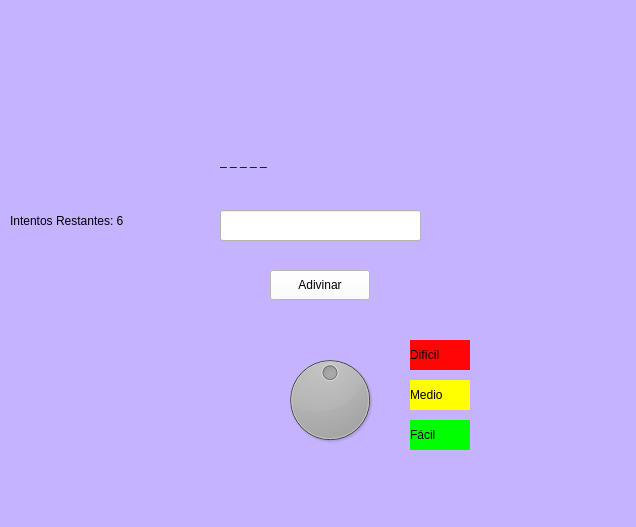
<?xml version="1.0" encoding="UTF-8"?>
<ui version="4.0">
 <class>Ahorcado</class>
 <widget class="QWidget" name="Ahorcado">
  <property name="geometry">
   <rect>
    <x>0</x>
    <y>0</y>
    <width>636</width>
    <height>527</height>
   </rect>
  </property>
  <property name="styleSheet">
   <string notr="true">background-color: rgb(198, 179, 255);</string>
  </property>
  <widget class="QLabel" name="labelPalabra">
   <property name="geometry">
    <rect>
     <x>220</x>
     <y>140</y>
     <width>391</width>
     <height>41</height>
    </rect>
   </property>
   <property name="styleSheet">
    <string notr="true">font: 20pt &quot;MS Shell Dlg 2&quot;;</string>
   </property>
   <property name="text">
    <string>_ _ _ _ _</string>
   </property>
  </widget>
  <widget class="QLineEdit" name="lineEditLetra">
   <property name="geometry">
    <rect>
     <x>220</x>
     <y>210</y>
     <width>201</width>
     <height>31</height>
    </rect>
   </property>
   <property name="styleSheet">
    <string notr="true">background-color: rgb(255, 255, 255);</string>
   </property>
  </widget>
  <widget class="QPushButton" name="pushButtonAdivinar">
   <property name="geometry">
    <rect>
     <x>270</x>
     <y>270</y>
     <width>100</width>
     <height>30</height>
    </rect>
   </property>
   <property name="styleSheet">
    <string notr="true">background-color: rgb(255, 255, 255);</string>
   </property>
   <property name="text">
    <string>Adivinar</string>
   </property>
  </widget>
  <widget class="QLabel" name="labelIntentosRestantes">
   <property name="geometry">
    <rect>
     <x>10</x>
     <y>200</y>
     <width>201</width>
     <height>41</height>
    </rect>
   </property>
   <property name="styleSheet">
    <string notr="true">font: 12pt &quot;MS Shell Dlg 2&quot;;</string>
   </property>
   <property name="text">
    <string>Intentos Restantes: 6</string>
   </property>
  </widget>
  <widget class="QDial" name="dialIntentos">
   <property name="geometry">
    <rect>
     <x>280</x>
     <y>350</y>
     <width>100</width>
     <height>100</height>
    </rect>
   </property>
   <property name="styleSheet">
    <string notr="true">background-color: rgb(0, 0, 0);</string>
   </property>
   <property name="minimum">
    <number>0</number>
   </property>
   <property name="maximum">
    <number>2</number>
   </property>
   <property name="value">
    <number>1</number>
   </property>
   <property name="notchTarget">
    <double>1.000000000000000</double>
   </property>
  </widget>
  <widget class="QLabel" name="labelFácil">
   <property name="geometry">
    <rect>
     <x>410</x>
     <y>420</y>
     <width>60</width>
     <height>30</height>
    </rect>
   </property>
   <property name="styleSheet">
    <string notr="true">font: 12pt &quot;MS Shell Dlg 2&quot;;
background-color: rgb(0, 255, 0);</string>
   </property>
   <property name="text">
    <string>Fácil</string>
   </property>
  </widget>
  <widget class="QLabel" name="labelMedio">
   <property name="geometry">
    <rect>
     <x>410</x>
     <y>380</y>
     <width>60</width>
     <height>30</height>
    </rect>
   </property>
   <property name="styleSheet">
    <string notr="true">font: 12pt &quot;MS Shell Dlg 2&quot;;
background-color: rgb(255, 255, 0);</string>
   </property>
   <property name="text">
    <string>Medio</string>
   </property>
  </widget>
  <widget class="QLabel" name="labelDifícil">
   <property name="geometry">
    <rect>
     <x>410</x>
     <y>340</y>
     <width>60</width>
     <height>30</height>
    </rect>
   </property>
   <property name="styleSheet">
    <string notr="true">font: 12pt &quot;MS Shell Dlg 2&quot;;
background-color: rgb(255, 5, 5);</string>
   </property>
   <property name="text">
    <string>Difícil</string>
   </property>
  </widget>
  <widget class="QLabel" name="labelResultado">
   <property name="geometry">
    <rect>
     <x>50</x>
     <y>320</y>
     <width>300</width>
     <height>40</height>
    </rect>
   </property>
   <property name="text">
    <string/>
   </property>
  </widget>
  <widget class="QLabel" name="label">
   <property name="enabled">
    <bool>true</bool>
   </property>
   <property name="geometry">
    <rect>
     <x>500</x>
     <y>390</y>
     <width>121</width>
     <height>91</height>
    </rect>
   </property>
   <property name="text">
    <string/>
   </property>
   <property name="pixmap">
    <pixmap resource="../../archivos/recursos.qrc">:/Ejercicios/56f38-batman-logo-png-transparent-free.png</pixmap>
   </property>
   <property name="scaledContents">
    <bool>true</bool>
   </property>
  </widget>
  <widget class="QLabel" name="label_2">
   <property name="geometry">
    <rect>
     <x>10</x>
     <y>10</y>
     <width>121</width>
     <height>71</height>
    </rect>
   </property>
   <property name="text">
    <string/>
   </property>
   <property name="pixmap">
    <pixmap resource="../../archivos/recursos.qrc">:/Ejercicios/escudo_imagotipoUAT.png</pixmap>
   </property>
   <property name="scaledContents">
    <bool>true</bool>
   </property>
  </widget>
  <widget class="QLabel" name="label_3">
   <property name="geometry">
    <rect>
     <x>510</x>
     <y>10</y>
     <width>111</width>
     <height>91</height>
    </rect>
   </property>
   <property name="text">
    <string/>
   </property>
   <property name="pixmap">
    <pixmap resource="../../archivos/recursos.qrc">:/Ejercicios/fians.png</pixmap>
   </property>
   <property name="scaledContents">
    <bool>true</bool>
   </property>
  </widget>
 </widget>
 <resources>
  <include location="../../archivos/recursos.qrc"/>
 </resources>
 <connections/>
</ui>
